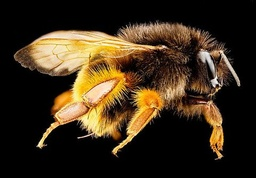
#> input picture Assignment2/Bee.jpg, 256 x 178 px, shrunk from 480 x 334 before the run
$ python Q3.py
#> lines starting #> are read from the running program, lines starting #| are printed output that depends on the picture
"""
Author: ManishAradwad
Date: 23/09/2021

Q3.

"""

import matplotlib.pyplot as plt
import numpy as np
from PIL import Image
import math

def shear(angle,x,y):

    tangent=math.tan(angle/2)
    new_x=round(x-y*tangent)
    new_y=y

    new_y=round(new_x*math.sin(angle)+new_y)
    new_x=round(new_x-new_y*tangent)

    return new_y,new_x

def rotate(image, angle):
    angle_deg = angle
    angle = math.radians(angle)
    cosine = math.cos(angle)
    sine = math.sin(angle)

    height = image.shape[0]
    width = image.shape[1]

    # Define the height and width of the new image that is to be formed
    new_height  = round(abs(height*cosine)+abs(width*sine))+1
    new_width  = round(abs(width*cosine)+abs(height*sine))+1

    # Define another image variable of dimensions of new_height and new _column filled with zeros
    output=np.zeros((new_height,new_width,image.shape[2]))

    # Find the centre of the image about which we have to rotate the image
    original_centre_height = round(((height+1)/2)-1)
    original_centre_width = round(((width+1)/2)-1)

    # Find the centre of the new image that will be obtained
    new_centre_height = round(((new_height+1)/2)-1)
    new_centre_width = round(((new_width+1)/2)-1)


    for i in range(height):
        for j in range(width):

            # Co-ordinates of pixel with respect to the centre of original image
            y = height-1-i-original_centre_height
            x = width-1-j-original_centre_width

            # Applying shear Transformation
            new_y, new_x = shear(angle,x,y)

            new_y = new_centre_height-new_y
            new_x = new_centre_width-new_x

            output[new_y,new_x,:]=image[i,j,:]

    pil_img=Image.fromarray((output).astype(np.uint8))
    plt.figure()
    plt.imshow(pil_img)
    plt.title(f"Rotation by angle {-angle_deg}")

if __name__ == "__main__":
    image = np.array(Image.open("./Bee.jpg"))
#> image is the input picture: shape (178, 256, 3); mean R, G, B 60.3, 46, 27
    angles= [90, 50]
    plt.imshow(image)
    plt.title("Original Image")
    for angle in angles:
        rotate(image, angle)
#> this loop made 2 passes
#> pass 1, in rotate, `pil_img=Image.fromarray((output).astype(np.uint8))`:
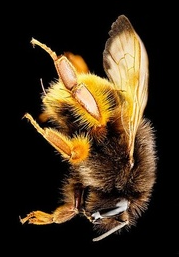
#> pil_img: PIL image 179x257 RGB; mean R, G, B 59.8, 45.6, 26.8
#> pass 2, in rotate (call 2), `pil_img=Image.fromarray((output).astype(np.uint8))`:
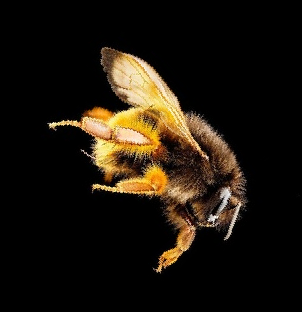
#> pil_img: PIL image 302x312 RGB; mean R, G, B 29.2, 22.3, 13.1
